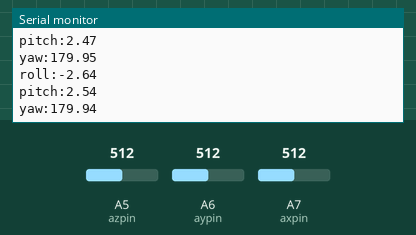
Bench run of a sketch on a simulated Arduino Nano, built with avr-gcc and run on an emulated ATmega328P. Shown: the last lines printed to the serial monitor. The inputs (shaded band) are chosen by the test bench; at power-on: A7 (axpin) = 512, A6 (aypin) = 512, A5 (azpin) = 512.

Above: at 1.2 s.
1.3 s: A7 (axpin) set to 494
At 2.4 s:
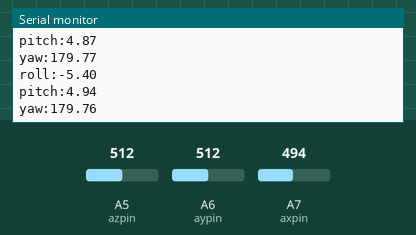
2.8 s: A7 (axpin) set to 481
At 3.6 s:
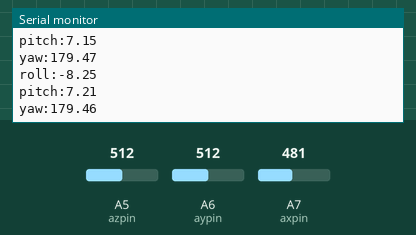
5.8 s: A6 (aypin) set to 34
At 6.4 s:
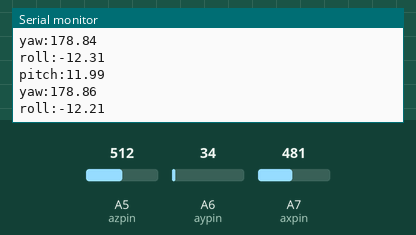
7.3 s: A6 (aypin) set to 27
At 8.4 s:
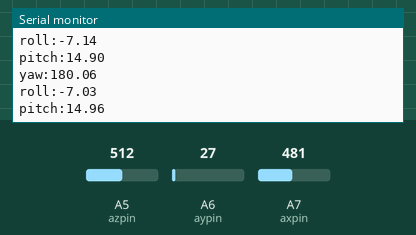
Timing chart, 0 to 10.3 s (numbered marks = the images above; inputs shaded):
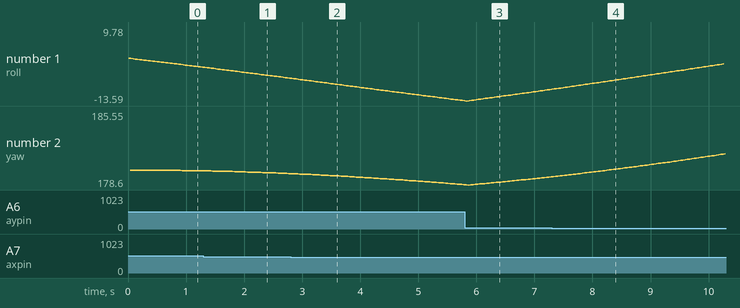

Measured:
- the behaviour switches between 31 and 30 on A6 (aypin) (found by bisection; images 3 and 4)

The sketch:

testcode_Posture_Estimation.ino
```cpp
#include<SPI.h>
#include<MadgwickAHRS.h>
Madgwick MadgwickFilter;

//gyroよりコピー

const int L3GD20_CS = SS;
//const int SS = 10;      // 必ず 10 番を出力にすること
//const int MOSI = 11;
//const int MISO = 12;
//const int SCK  = 13;

const byte L3GD20_WHOAMI = 0x0f;
const byte L3GD20_CTRL1 = 0x20;
const byte L3GD20_CTRL2 = 0x21;
const byte L3GD20_CTRL3 = 0x22;
const byte L3GD20_CTRL4 = 0x23;
const byte L3GD20_CTRL5 = 0x24;
const byte L3GD20_X_L = 0x28;
const byte L3GD20_X_H = 0x29;
const byte L3GD20_Y_L = 0x2A;
const byte L3GD20_Y_H = 0x2B;
const byte L3GD20_Z_L = 0x2C;
const byte L3GD20_Z_H = 0x2D;

const byte L3GD20_RW = 0x80;
const byte L3GD20_MS = 0x40;

void L3GD20_write(byte reg, byte val)
{
  digitalWrite(L3GD20_CS, LOW);
  SPI.transfer(reg);
  SPI.transfer(val);
  digitalWrite(L3GD20_CS, HIGH);
}

byte L3GD20_read(byte reg)
{
  byte ret = 0;

  digitalWrite(L3GD20_CS, LOW);
  SPI.transfer(reg | L3GD20_RW);
  ret = SPI.transfer(0);
  digitalWrite(L3GD20_CS, HIGH);

  return ret;
}


void setup() {
  digitalWrite(SS, HIGH);
  pinMode(SS, OUTPUT);

  SPI.begin();
  SPI.setBitOrder(MSBFIRST);
  SPI.setClockDivider(SPI_CLOCK_DIV8); // 8MHz/8 = 1MHz; (max 10MHz)

  Serial.begin(9600);
  MadgwickFilter.begin(100);//100Hz

  while (!Serial) {}

  Serial.println(L3GD20_read(L3GD20_WHOAMI), HEX); // should show D4

  L3GD20_write(L3GD20_CTRL1, B00001111);
                         //   |||||||+ X axis enable
                         //   ||||||+- Y axis enable
                         //   |||||+-- Z axis enable
                         //   ||||+--- PD: 0: power down, 1: active
                         //   ||++---- BW1-BW0: cut off 12.5[Hz]
                         //   ++------ DR1-DR0: ODR 95[HZ]
  delay(10);
}


void loop() {
  int axpin = A7, aypin = A6, azpin = A5;
  int mX = analogRead(axpin);
  int mY = analogRead(aypin);
  int mZ = analogRead(azpin);
  //単位を重力加速度(補正済み)
  float ax = (3*(mX-511.5)/511.5+0.92)/(-0.42);
  float ay = (3*(mY-511.5)/511.5+0.93)/(-0.41);
  float az = (3*(mZ-511.5)/511.5+0.94)/(-0.42);

  short X, Y, Z;
  float gx, gy, gz;//単位を°/s
  X = L3GD20_read(L3GD20_X_H);
  gx = X = (X << 8) | L3GD20_read(L3GD20_X_L);
  Y = L3GD20_read(L3GD20_Y_H);
  gy = Y = (Y << 8) | L3GD20_read(L3GD20_Y_L);
  Z = L3GD20_read(L3GD20_Z_H);
  gz = Z = (Z << 8) | L3GD20_read(L3GD20_Z_L);

  gx *= 0.00875; // +-250dps
  //x *= 0.0175;// +-500dps
  //x *= 0.07;  // +-2000dps
  gy *= 0.00875; // +-250dps
  gz *= 0.00875; // +-250dps


  MadgwickFilter.updateIMU(gx,gy,gz,ax,ay,az);
  float roll = MadgwickFilter.getRoll();
  float pitch = MadgwickFilter.getPitch();
  float yaw = MadgwickFilter.getYaw();

  Serial.print("roll:");
  Serial.println(roll);
  Serial.print("pitch:");
  Serial.println(pitch);
  Serial.print("yaw:");
  Serial.println(yaw);

  delay(10);
}
```
